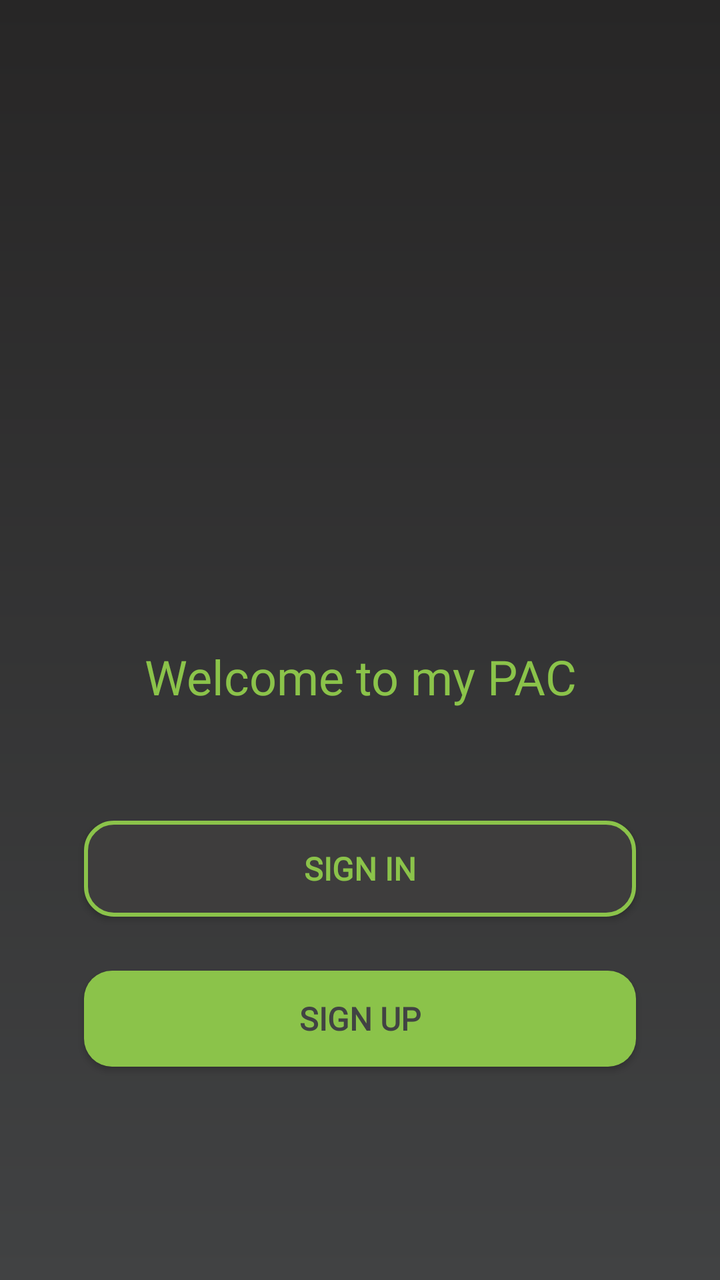
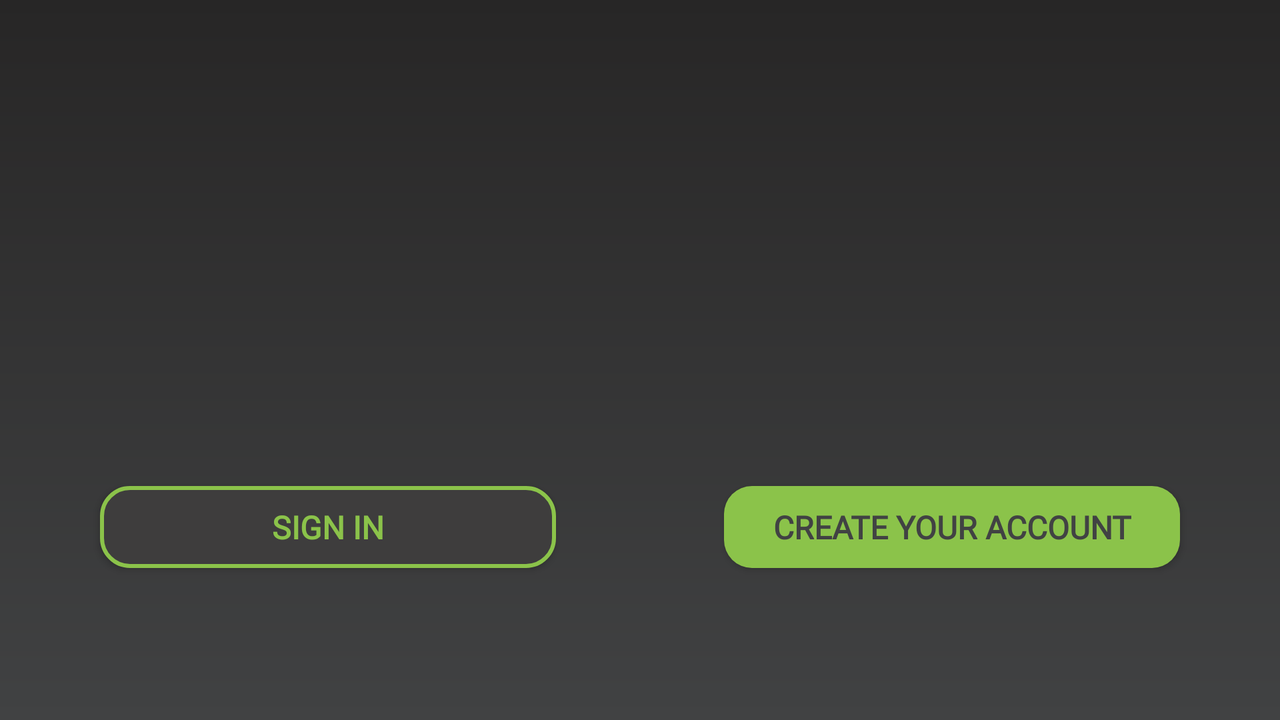

The same Android screen from two of the app's own layout files: first res/layout/ as a phone draws it, then the repository's variant for another configuration, drawn on a device whose configuration selects that folder. Both files follow.
<!-- AndroidManifest.xml: application theme Theme.AppCompat.NoActionBar -->
<!-- res/layout/activity_main.xml -->
<?xml version="1.0" encoding="utf-8"?>
<androidx.constraintlayout.widget.ConstraintLayout xmlns:android="http://schemas.android.com/apk/res/android"
        xmlns:app="http://schemas.android.com/apk/res-auto"
        xmlns:tools="http://schemas.android.com/tools"
        android:layout_width="match_parent"
        android:layout_height="match_parent"
        android:background="@drawable/gradient"
        tools:context=".MainActivity">

    <ImageView
            android:id="@+id/logo"
            android:layout_width="362dp"
            android:layout_height="210dp"
            android:layout_marginStart="8dp"
            android:layout_marginTop="52dp"
            android:layout_marginEnd="8dp"
            android:contentDescription="@string/todo"
            app:layout_constraintEnd_toEndOf="parent"
            app:layout_constraintHorizontal_bias="0.484"
            app:layout_constraintStart_toStartOf="parent"
            app:layout_constraintTop_toTopOf="parent"
            app:srcCompat="@drawable/roswell" />

    <Button
            android:id="@+id/login"
            style="@style/MiEstiloBtn"
            android:layout_marginStart="42dp"
            android:layout_marginTop="56dp"
            android:layout_marginEnd="42dp"
            android:background="@drawable/boton1"
            android:shadowColor="@color/white"
            android:text="@string/signin"
            android:textColor="@color/colorPrimary"
            app:layout_constraintEnd_toEndOf="parent"
            app:layout_constraintHorizontal_bias="1.0"
            app:layout_constraintStart_toStartOf="parent"
            app:layout_constraintTop_toBottomOf="@+id/bienvenida" />

    <Button
            android:id="@+id/register"
            style="@style/MiEstiloBtn"
            android:layout_marginStart="42dp"
            android:layout_marginTop="20dp"
            android:layout_marginEnd="42dp"
            android:background="@drawable/boton2"
            android:text="@string/signup"
            android:textColor="@color/colorPrimaryDark"
            app:layout_constraintBottom_toBottomOf="parent"
            app:layout_constraintEnd_toEndOf="parent"
            app:layout_constraintHorizontal_bias="0.0"
            app:layout_constraintStart_toStartOf="parent"
            app:layout_constraintTop_toBottomOf="@+id/login"
            app:layout_constraintVertical_bias="0.061" />

    <TextView
            android:id="@+id/bienvenida"
            android:fontFamily="@font/aldrich"
            android:layout_width="0dp"
            android:layout_height="wrap_content"
            android:layout_marginStart="8dp"
            android:layout_marginTop="60dp"
            android:layout_marginEnd="8dp"
            android:gravity="center_horizontal"
            android:text="@string/bienvenidos"
            android:textColor="@color/colorPrimary"
            android:textSize="24sp"
            app:layout_constraintEnd_toEndOf="parent"
            app:layout_constraintHorizontal_bias="0.0"
            app:layout_constraintStart_toStartOf="parent"
            app:layout_constraintTop_toBottomOf="@+id/logo" />

</androidx.constraintlayout.widget.ConstraintLayout>
<!-- resources referenced by this layout -->
<resources>
  <color name="colorPrimary">#8BC34A</color>
  <color name="colorPrimaryDark">#414243</color>
  <color name="white">#FFFFFF</color>
  <!-- drawable boton1 (drawable) -->
  <?xml version="1.0" encoding="utf-8"?>
  <shape xmlns:android="http://schemas.android.com/apk/res/android">
          <corners android:radius="14dp"/>
          <stroke
                  android:width="2dp"
                  android:color= "@color/colorPrimary" />
          <solid android:color="@color/greybtn"/>
  </shape>
  <!-- drawable boton2 (drawable) -->
  <?xml version="1.0" encoding="utf-8"?>
  <shape xmlns:android="http://schemas.android.com/apk/res/android">
      <corners android:radius="14dp"/>
      <solid android:color="@color/colorPrimary"/>
  </shape>
  <!-- drawable gradient (drawable) -->
  <?xml version="1.0" encoding="utf-8"?>
  <shape xmlns:android="http://schemas.android.com/apk/res/android">
      <gradient android:startColor="@color/colorPrimaryDark"
               android:endColor="@color/greygradient"
              android:angle="90">
      </gradient>
  </shape>
  <string name="bienvenidos">Welcome to my PAC </string>
  <string name="signin">Sign in</string>
  <string name="signup">Sign Up</string>
  <string name="todo" translatable="false">TODO</string>
  <style name="MiEstiloBtn" parent="@style/Widget.AppCompat.Button">
          <item name="android:textStyle">bold</item>&gt;
          <item name="android:textSize">16sp</item>
          <item name="android:fontFamily">@font/aldrich</item>
          <item name="android:layout_width">match_parent</item>
          <item name="android:layout_height">wrap_content</item>
      </style>
  <color name="greybtn">#3E3D3D</color>
  <color name="greygradient">#272626</color>
</resources>
<!-- res/layout-land/activity_main.xml (the repository's variant of the layout above) -->
<!-- drawn on the phone turned sideways -->
<?xml version="1.0" encoding="utf-8"?>
<androidx.constraintlayout.widget.ConstraintLayout xmlns:android="http://schemas.android.com/apk/res/android"
        xmlns:app="http://schemas.android.com/apk/res-auto"
        xmlns:tools="http://schemas.android.com/tools"
        android:layout_width="match_parent"
        android:layout_height="match_parent"
        android:background="@drawable/gradient">

    <ImageView
            android:id="@+id/logo"
            android:layout_width="383dp"
            android:layout_height="147dp"
            android:layout_marginStart="32dp"
            android:layout_marginTop="64dp"
            android:layout_marginEnd="32dp"
            android:contentDescription="@string/todo"
            app:layout_constraintEnd_toEndOf="parent"
            app:layout_constraintHorizontal_bias="0.525"
            app:layout_constraintStart_toStartOf="parent"
            app:layout_constraintTop_toTopOf="parent"
            app:srcCompat="@drawable/roswell" />

    <Button
            android:id="@+id/login"
            style="@style/MiEstiloBtn"
            android:layout_width="228dp"
            android:layout_height="41dp"
            android:layout_marginStart="50dp"
            android:layout_marginTop="32dp"
            android:background="@drawable/boton1"
            android:text="@string/signin"
            android:textColor="@color/colorPrimary"
            android:textColorHint="@color/white"
            app:layout_constraintStart_toStartOf="parent"
            app:layout_constraintTop_toBottomOf="@+id/logo" />

    <Button
            android:id="@+id/register"
            style="@style/MiEstiloBtn"
            android:layout_width="228dp"
            android:layout_height="41dp"
            android:layout_marginTop="32dp"
            android:layout_marginEnd="50dp"
            android:background="@drawable/boton2"
            android:text="@string/register"
            android:textColor="@color/colorPrimaryDark"
            app:layout_constraintEnd_toEndOf="parent"
            app:layout_constraintTop_toBottomOf="@+id/logo" />

</androidx.constraintlayout.widget.ConstraintLayout>
<!-- resources referenced by the variant -->
<!-- as the phone turned sideways resolves them -->
<resources>
  <color name="colorPrimary">#8BC34A</color>
  <color name="colorPrimaryDark">#414243</color>
  <color name="white">#FFFFFF</color>
  <!-- drawable boton1 (drawable) -->
  <?xml version="1.0" encoding="utf-8"?>
  <shape xmlns:android="http://schemas.android.com/apk/res/android">
          <corners android:radius="14dp"/>
          <stroke
                  android:width="2dp"
                  android:color= "@color/colorPrimary" />
          <solid android:color="@color/greybtn"/>
  </shape>
  <!-- drawable boton2 (drawable) -->
  <?xml version="1.0" encoding="utf-8"?>
  <shape xmlns:android="http://schemas.android.com/apk/res/android">
      <corners android:radius="14dp"/>
      <solid android:color="@color/colorPrimary"/>
  </shape>
  <!-- drawable gradient (drawable) -->
  <?xml version="1.0" encoding="utf-8"?>
  <shape xmlns:android="http://schemas.android.com/apk/res/android">
      <gradient android:startColor="@color/colorPrimaryDark"
               android:endColor="@color/greygradient"
              android:angle="90">
      </gradient>
  </shape>
  <string name="register">Create your account</string>
  <string name="signin">Sign in</string>
  <string name="todo" translatable="false">TODO</string>
  <style name="MiEstiloBtn" parent="@style/Widget.AppCompat.Button">
          <item name="android:textStyle">bold</item>&gt;
          <item name="android:textSize">16sp</item>
          <item name="android:fontFamily">@font/aldrich</item>
          <item name="android:layout_width">match_parent</item>
          <item name="android:layout_height">wrap_content</item>
      </style>
  <color name="greybtn">#3E3D3D</color>
  <color name="greygradient">#272626</color>
</resources>
